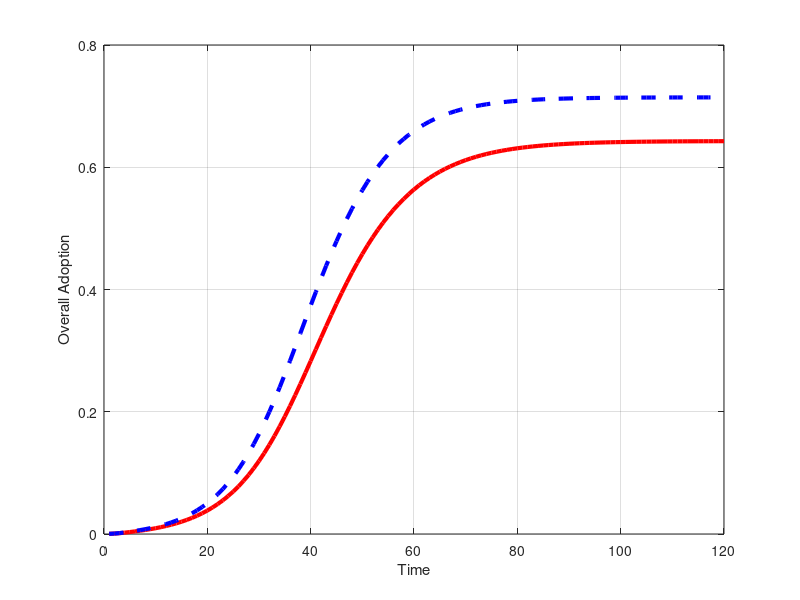
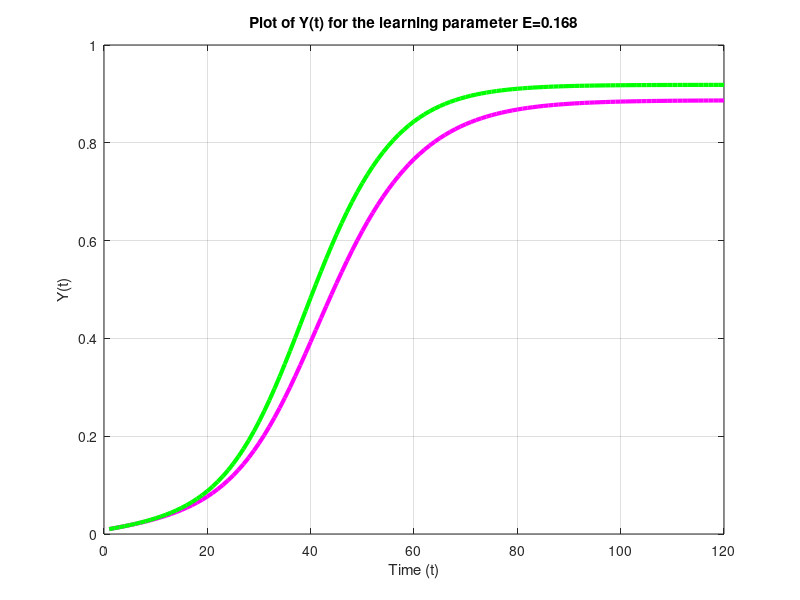
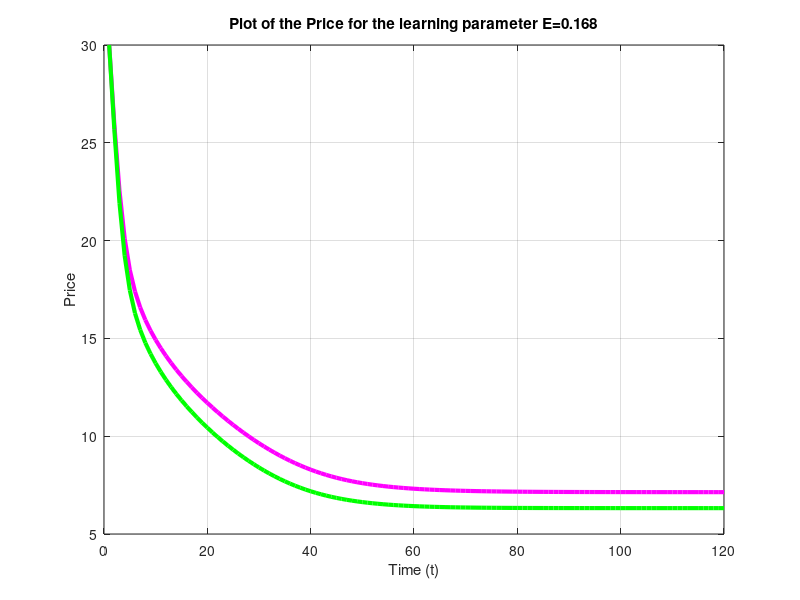
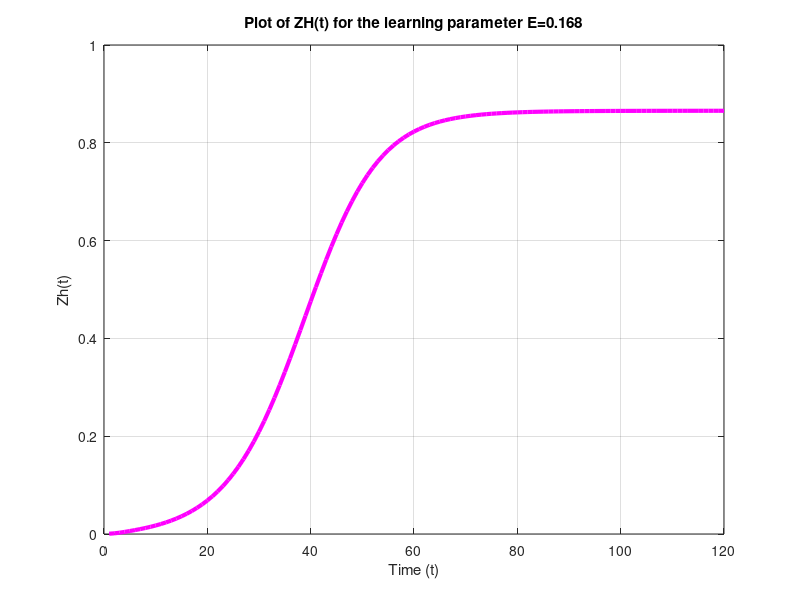

These figures' MATLAB source, in order: (Note: this script raises an error after producing the figures.)
%% Figure 2: Impact of Learning Rate on Adoption and Disparity
%
% This script reproduces Figure 2 of the manuscript.
%
% The script evaluates innovation diffusion dynamics under
% different learning rates (E = 0.16, 0.18, 0.20)
% while keeping the intergroup interaction parameter fixed.
%
% MATLAB version:
% MATLAB 2024b
%
% Outputs:
% - Overall adoption trajectories
% - Transient disparity trajectories
% - Cumulative disparity across learning rates
%
% Author: Zeinab Ghassemi Zahan

clear;
clc;
close all;

% Model parameters

global xi P eta b a n E rho0 alpha_H alpha_L beta_L beta_H t_initial t_final

% Social influence parameters

xi = 0.05;
P = 0.05;
eta = 0.86;
etai = 1-eta;

% Innovation parameters

b = 0.2;
a = 0;
E = 0.168; % the experience parameter E for solar panels
rho0 = 30; 

% Population parameters

n = 8000;

% Simulation time

t_initial = 0;
t_final = 120;

% Refusal rate

p2 = 0.05;
% parameters for the gamma distribution for community 1: G_H
alpha_H = 4;
beta_H = 4;

% parameters for the gamma distribution for community 2: G_L
alpha_L = alpha_H;
beta_L = 2;

Y0_H = 0.01;
Y0_L = 0.01;
Y0 = (Y0_H + Y0_L) / 2;

Z0_H = Y0_H * (1 - gamcdf(rho0, alpha_H, beta_H));
Z0_L = Y0_L * (1 - gamcdf(rho0, alpha_H, beta_L));
Z0 = (Z0_H + Z0_L) / 2;

% the time span
tspan = [t_initial, t_final];

% initial Z, Y and price vectors
Y = zeros(1, t_final);
Z = zeros(1, t_final);
price = rho0 * ones(1, t_final);
Y_H = zeros(1, t_final);
Y_L = zeros(1, t_final);
Z_H = zeros(1, t_final);
Z_L = zeros(1, t_final);
Disparity_OverallVector = zeros(1, t_final);
Z_H1 = zeros(1, t_final);
Z_L1 = zeros(1, t_final);


% Initial conditions
Y(1) = Y0;
Y_L(1) = Y0_L;
Y_H(1) = Y0_H;
Z(1) = Z0;
Z_L(1) = Z0_L;
Z_H(1) = Z0_H;
price(1) = rho0;

% the functions are solved for each iteration of the loop
ode = @(t, Y, Zi, Zj) ((xi * P + eta * (b * (1-a) + a * (2 * Zi - 1)) * Zi + etai * (b * (1-a) + a * (2 * Zj - 1)) * Zj) * (1 - Y)- p2 * (Y - Zi));

equationZ = @(Z, price, Y, beta) Y * (1 - gamcdf(price, alpha_H, beta)) - Z;

equationPrice = @(price, Z, rho0, n, E) rho0 * (n * Z) ^ -E - price;

% the Z and price equations for each iteration of the loop
for ts = 2:t_final
    [t, YH_sol] = ode45(@(t, Y_H) ode(t, Y_H, Z_H(ts-1), Z_L(ts-1)), [ts-1, ts], Y_H(ts-1));
    Y_H(ts) = YH_sol(end) ;

    [t, YL_sol] = ode45(@(t, Y_L) ode(t, Y_L, Z_L(ts-1), Z_H(ts-1)), [ts-1, ts], Y_L(ts-1));
    Y_L(ts) = YL_sol(end) ;

    Y(ts) = (Y_H(ts) + Y_L(ts)) / 2;

    price(ts) = fsolve(@(price) equationPrice(price, Z(ts-1), rho0, n , E), price(ts-1));

    Z_H(ts) = fsolve(@(Z_H) equationZ(Z_H, price(ts), Y_H(ts), beta_H), Z_H(ts-1));
    Z_L(ts) = fsolve(@(Z_L) equationZ(Z_L, price(ts), Y_L(ts), beta_L), Z_L(ts-1));

    Z(ts) = (Z_H(ts) + Z_L(ts)) / 2;

    Dsiparity_OverallVector(ts) = abs(Z_H(ts) - Z_L(ts));
end
Z_H1 = Z_H;
Z_L1 = Z_L;

Dsiparity_Overall = sum(abs(Z_H - Z_L));
Disparity_SteadyState = abs(Z_H(t_final) - Z_L(t_final));

% plot Z(t)
figure(1);
plot(1:t_final, Z, 'r', 'LineWidth', 3);
xlabel('Time');
ylabel('Overall Adoption');
%title('Adoption Proportion for Learning rates (E)');
hold on
grid on;

% plot Y(t)
figure(2);
plot(1:t_final, Y, 'm', 'LineWidth', 3);
xlabel('Time (t)');
ylabel('Y(t)');
title('Plot of Y(t) for the learning parameter E=0.168');
hold on
grid on

% plot price
figure(3);
plot(1:t_final, price, 'm', 'LineWidth', 3);
xlabel('Time (t)');
ylabel('Price');
title('Plot of the Price for the learning parameter E=0.168');
grid on
hold on

% plot Dsiparity_OverallVector
figure(13);
plot(1:t_final, Dsiparity_OverallVector(1:t_final), 'r', 'LineWidth', 3);
xlabel('Time');
ylabel('Transient Disparity');
%title('Disparity for Learning rates (E)');
hold on
grid on;

% plot ZH(t)
figure(4);
plot(1:t_final, Z_H, 'm', 'LineWidth', 3);
xlabel('Time (t)');
ylabel('Zh(t)');
title('Plot of ZH(t) for the learning parameter E=0.168');
hold on
grid on;

% plot ZL(t)
figure(5);
plot(1:t_final, Z_L, 'm', 'LineWidth', 3);
xlabel('Time (t)');
ylabel('Zl(t)');
title('Plot of ZL(t) for the learning parameter E=0.168');
hold on
grid on
%%%%%% Second E
E = 0.18;

% initial Z, Y and price vectors
Y = zeros(1, t_final);
Z = zeros(1, t_final);
price = rho0 * ones(1, t_final);
Y_H = zeros(1, t_final);
Y_L = zeros(1, t_final);
Z_H = zeros(1, t_final);
Z_L = zeros(1, t_final);
Disparity_OverallVector = zeros(1, t_final);

Z_H2 = zeros(1, t_final);
Z_L2 = zeros(1, t_final);

% Initial conditions
Y(1) = Y0;
Y_L(1) = Y0_L;
Y_H(1) = Y0_H;
Z(1) = Z0;
Z_L(1) = Z0_L;
Z_H(1) = Z0_H;
price(1) = rho0;

% the functions are solved for each iteration of the loop
ode = @(t, Y, Zi, Zj) ((xi * P + eta * (b * (1-a) + a * (2 * Zi - 1)) * Zi + etai * (b * (1-a) + a * (2 * Zj - 1)) * Zj) * (1 - Y)- p2 *(Y - Zi));

equationZ = @(Z, price, Y, beta) Y * (1 - gamcdf(price, alpha_H, beta)) - Z;

equationPrice = @(price, Z, rho0, n, E) rho0 * (n * Z) ^ -E - price;

% the Z and price equations for each iteration of the loop
for ts = 2:t_final
    [t, YH_sol] = ode45(@(t, Y_H) ode(t, Y_H, Z_H(ts-1), Z_L(ts-1)), [ts-1, ts], Y_H(ts-1));
    Y_H(ts) = YH_sol(end) ;

    [t, YL_sol] = ode45(@(t, Y_L) ode(t, Y_L, Z_L(ts-1), Z_H(ts-1)), [ts-1, ts], Y_L(ts-1));
    Y_L(ts) = YL_sol(end) ;

    Y(ts) = (Y_H(ts) + Y_L(ts)) / 2;

    price(ts) = fsolve(@(price) equationPrice(price, Z(ts-1), rho0, n , E), price(ts-1));

    Z_H(ts) = fsolve(@(Z_H) equationZ(Z_H, price(ts), Y_H(ts), beta_H), Z_H(ts-1));
    Z_L(ts) = fsolve(@(Z_L) equationZ(Z_L, price(ts), Y_L(ts), beta_L), Z_L(ts-1));

    Z(ts) = (Z_H(ts) + Z_L(ts)) / 2;

    Dsiparity_OverallVector(ts) = abs(Z_H(ts) - Z_L(ts));
end

Z_H2 = Z_H;
Z_L2 = Z_L;

Dsiparity_Overall = sum(abs(Z_H - Z_L));
Disparity_SteadyState = abs(Z_H(t_final) - Z_L(t_final));

% plot Z(t)
figure(1);
plot(1:t_final, Z, '--', 'Color', 'b', 'LineWidth', 3);
hold on

% plot Y(t)
figure(2);
plot(1:t_final, Y, 'g', 'LineWidth', 3);
hold on

% plot price
figure(3);
plot(1:t_final, price, 'g', 'LineWidth', 3);
hold on

% plot Dsiparity_OverallVector
figure(13);
plot(1:t_final, Dsiparity_OverallVector(1:t_final), '--', 'Color', ' b', 'LineWidth', 3);
hold on

% plot ZH(t)
figure(4);
plot(1:t_final, Z_H, 'g', 'LineWidth', 3);

% plot ZL(t)
figure(5);
plot(1:t_final, Z_L, 'g', 'LineWidth', 3);

%%%%% Third E
E = 0.202;

% initial Z, Y and price vectors
Y = zeros(1, t_final);
Z = zeros(1, t_final);
price = rho0 * ones(1, t_final);
Y_H = zeros(1, t_final);
Y_L = zeros(1, t_final);
Z_H = zeros(1, t_final);
Z_L = zeros(1, t_final);
Disparity_OverallVector = zeros(1, t_final);

Z_H3 = zeros(1, t_final);
Z_L3 = zeros(1, t_final);

% Initial conditions
Y(1) = Y0;
Y_L(1) = Y0_L;
Y_H(1) = Y0_H;
Z(1) = Z0;
Z_L(1) = Z0_L;
Z_H(1) = Z0_H;
price(1) = rho0;

% the functions are solved for each iteration of the loop
ode = @(t, Y, Zi, Zj) ((xi * P + eta * (b * (1-a) + a * (2 * Zi - 1)) * Zi + etai * (b * (1-a) + a * (2 * Zj - 1)) * Zj) * (1 - Y)- p2 *(Y - Zi));

equationZ = @(Z, price, Y, beta) Y * (1 - gamcdf(price, alpha_H, beta)) - Z;

equationPrice = @(price, Z, rho0, n, E) rho0 * (n * Z) ^ -E - price;

% the Z and price equations for each iteration of the loop
for ts = 2:t_final
    [t, YH_sol] = ode45(@(t, Y_H) ode(t, Y_H, Z_H(ts-1), Z_L(ts-1)), [ts-1, ts], Y_H(ts-1));
    Y_H(ts) = YH_sol(end) ;

    [t, YL_sol] = ode45(@(t, Y_L) ode(t, Y_L, Z_L(ts-1), Z_H(ts-1)), [ts-1, ts], Y_L(ts-1));
    Y_L(ts) = YL_sol(end) ;

    Y(ts) = (Y_H(ts) + Y_L(ts)) / 2;

    price(ts) = fsolve(@(price) equationPrice(price, Z(ts-1), rho0, n , E), price(ts-1));

    Z_H(ts) = fsolve(@(Z_H) equationZ(Z_H, price(ts), Y_H(ts), beta_H), Z_H(ts-1));
    Z_L(ts) = fsolve(@(Z_L) equationZ(Z_L, price(ts), Y_L(ts), beta_L), Z_L(ts-1));

    Z(ts) = (Z_H(ts) + Z_L(ts)) / 2;

    Dsiparity_OverallVector(ts) = abs(Z_H(ts) - Z_L(ts));
end

Z_H3 = Z_H;
Z_L3 = Z_L;

Dsiparity_Overall = sum(abs(Z_H - Z_L));
Disparity_SteadyState = abs(Z_H(t_final) - Z_L(t_final));

% plot Z(t)
figure(1);
plot(1:t_final, Z, ':', 'Color','g', 'LineWidth', 4);
hold on
legend('E=0.16', 'E=0.18', 'E=0.2')

% plot Y(t)
figure(2);
plot(1:t_final, Y, 'b', 'LineWidth', 3);
hold on

% plot price
figure(3);
plot(1:t_final, price, 'b', 'LineWidth', 3);
hold on

% plot Dsiparity_OverallVector
figure(13);
plot(1:t_final, Dsiparity_OverallVector(1:t_final), ':', 'Color', ' g', 'LineWidth', 4);
hold on
legend('E=0.16', 'E=0.18', 'E=0.2')
ylim([0, 1]);
% Create a figure
% Create a figure
figure(7);
a = [0.16, 0.165, 0.17, 0.175, 0.18, 0.185, 0.19, 0.195, 0.2]; % x-axis values (parameter h)
Dispchcl = [42.2, 40.7, 38.9, 37.0, 34.9, 32.8, 30.6, 28.5, 26.3]; % y-axis values

% Create a bar chart
b = bar(a, Dispchcl, 'FaceColor', 'flat'); % Bar chart with flat coloring

% Set all bars to blue
b.FaceColor = 'b'; % Blue color for all bars

% Add labels, title, and legend
xlabel('Learning Rate', 'Interpreter', 'latex');
ylabel('Cumulative Disparity', 'Interpreter', 'latex');
ylim([25, 55]);
%xlim([0.157, 0.203]);
%title('Cumulative Disparity for Learning rates', 'Interpreter', 'latex');

% Customize grid and aesthetics
grid on;
set(gca, 'FontSize', 12);

% Add colorbar for reference (though all bars are now blue)

hold off;
